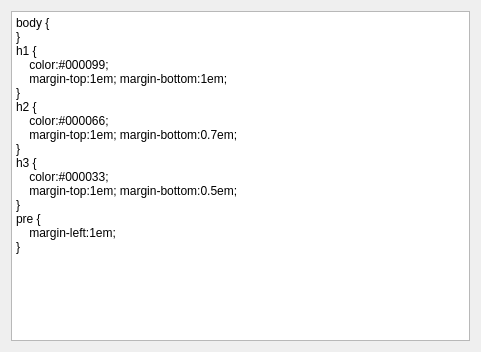
<ui version="4.0" >
 <class>Form</class>
 <widget class="QWidget" name="Form" >
  <property name="geometry" >
   <rect>
    <x>0</x>
    <y>0</y>
    <width>481</width>
    <height>352</height>
   </rect>
  </property>
  <property name="windowTitle" >
   <string>Form</string>
  </property>
  <layout class="QHBoxLayout" >
   <item>
    <widget class="QTextEdit" name="textEdit" >
     <property name="html" >
      <string>&lt;html>&lt;head>&lt;meta name="qrichtext" content="1" />&lt;style type="text/css">
p, li { white-space: pre-wrap; }
&lt;/style>&lt;/head>&lt;body style=" font-family:'Sans Serif'; font-size:9pt; font-weight:400; font-style:normal;">
&lt;p style=" margin-top:0px; margin-bottom:0px; margin-left:0px; margin-right:0px; -qt-block-indent:0; text-indent:0px;">body {&lt;/p>
&lt;p style=" margin-top:0px; margin-bottom:0px; margin-left:0px; margin-right:0px; -qt-block-indent:0; text-indent:0px;">}&lt;/p>
&lt;p style=" margin-top:0px; margin-bottom:0px; margin-left:0px; margin-right:0px; -qt-block-indent:0; text-indent:0px;">h1 {&lt;/p>
&lt;p style=" margin-top:0px; margin-bottom:0px; margin-left:0px; margin-right:0px; -qt-block-indent:0; text-indent:0px;">    color:#000099;&lt;/p>
&lt;p style=" margin-top:0px; margin-bottom:0px; margin-left:0px; margin-right:0px; -qt-block-indent:0; text-indent:0px;">    margin-top:1em; margin-bottom:1em;&lt;/p>
&lt;p style=" margin-top:0px; margin-bottom:0px; margin-left:0px; margin-right:0px; -qt-block-indent:0; text-indent:0px;">}&lt;/p>
&lt;p style=" margin-top:0px; margin-bottom:0px; margin-left:0px; margin-right:0px; -qt-block-indent:0; text-indent:0px;">h2 {&lt;/p>
&lt;p style=" margin-top:0px; margin-bottom:0px; margin-left:0px; margin-right:0px; -qt-block-indent:0; text-indent:0px;">    color:#000066;&lt;/p>
&lt;p style=" margin-top:0px; margin-bottom:0px; margin-left:0px; margin-right:0px; -qt-block-indent:0; text-indent:0px;">    margin-top:1em; margin-bottom:0.7em;&lt;/p>
&lt;p style=" margin-top:0px; margin-bottom:0px; margin-left:0px; margin-right:0px; -qt-block-indent:0; text-indent:0px;">}&lt;/p>
&lt;p style=" margin-top:0px; margin-bottom:0px; margin-left:0px; margin-right:0px; -qt-block-indent:0; text-indent:0px;">h3 {&lt;/p>
&lt;p style=" margin-top:0px; margin-bottom:0px; margin-left:0px; margin-right:0px; -qt-block-indent:0; text-indent:0px;">    color:#000033;&lt;/p>
&lt;p style=" margin-top:0px; margin-bottom:0px; margin-left:0px; margin-right:0px; -qt-block-indent:0; text-indent:0px;">    margin-top:1em; margin-bottom:0.5em;&lt;/p>
&lt;p style=" margin-top:0px; margin-bottom:0px; margin-left:0px; margin-right:0px; -qt-block-indent:0; text-indent:0px;">}&lt;/p>
&lt;p style=" margin-top:0px; margin-bottom:0px; margin-left:0px; margin-right:0px; -qt-block-indent:0; text-indent:0px;">pre {&lt;/p>
&lt;p style=" margin-top:0px; margin-bottom:0px; margin-left:0px; margin-right:0px; -qt-block-indent:0; text-indent:0px;">    margin-left:1em;&lt;/p>
&lt;p style=" margin-top:0px; margin-bottom:0px; margin-left:0px; margin-right:0px; -qt-block-indent:0; text-indent:0px;">}&lt;/p>&lt;/body>&lt;/html></string>
     </property>
     <property name="acceptRichText" >
      <bool>false</bool>
     </property>
    </widget>
   </item>
  </layout>
 </widget>
 <resources/>
 <connections/>
</ui>
